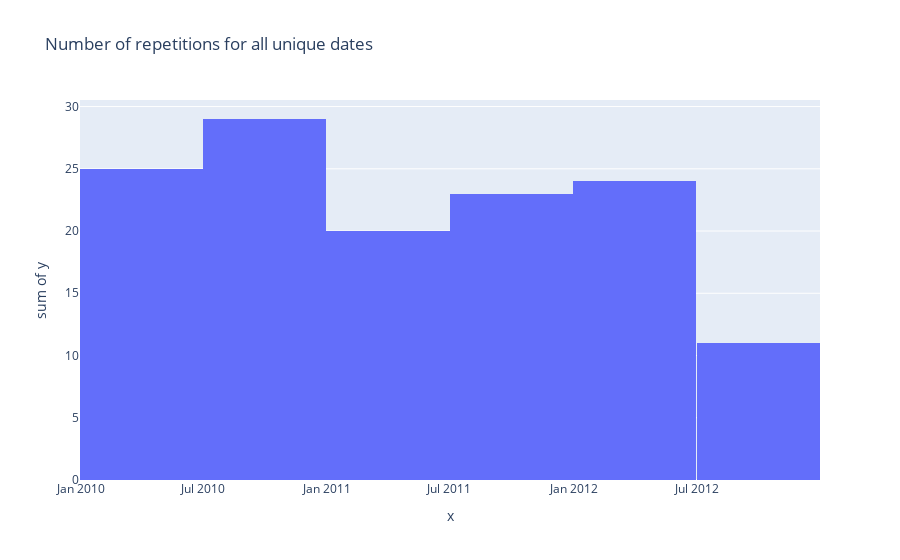
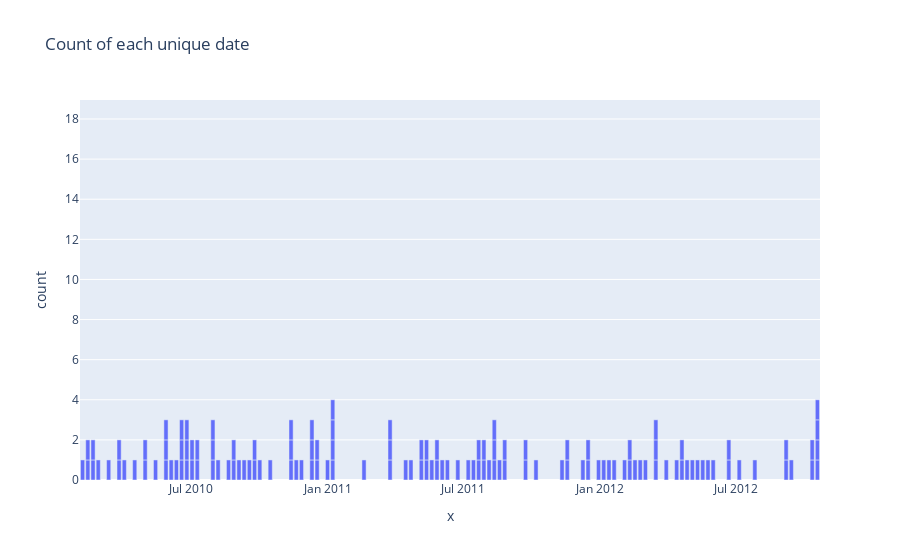

Notebook code cell kept with these figures, in order:
### Code cell
# Analyse de la répartition des dates
dict_datesuniques = {}
list_uniques = Walmart['Date'].unique()
list_uniques = list_uniques[~pd.isnull(list_uniques)]  # remove NaN

for unique in list_uniques:
    mask = Walmart['Date'] == unique
    dict_datesuniques[unique] = len(Walmart.loc[mask, :])

fig = px.histogram(x=list(dict_datesuniques.keys()), y=list(dict_datesuniques.values()), 
                   title="Number of repetitions for all unique dates")
fig.show()

px.bar(x=Walmart['Date'], title="Count of each unique date")

# conclusion : Distribution équilibrée → KNN approprié pour l'imputation.
